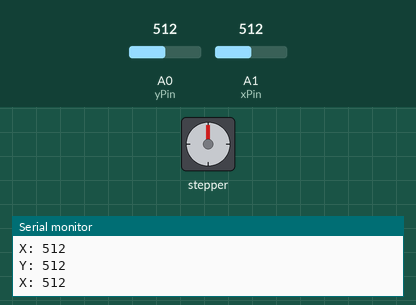
This sketch was run on a simulated Arduino Uno, built with avr-gcc and run on an emulated ATmega328P. Shown: stepper motor, the last lines printed to the serial monitor. The test bench sets the inputs (shaded band); at power-on: A0 (yPin) = 512, A1 (xPin) = 512. Stepper angles assume 2048 steps per turn.

Above: at 1.2 s.
1.3 s: A0 (yPin) set to 492
At 1.46 s:
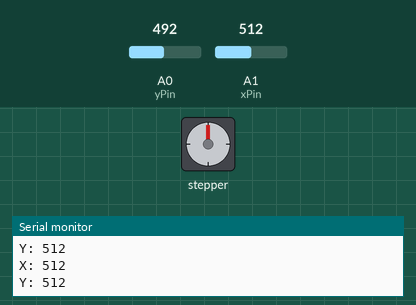
7.3 s: A0 (yPin) set to 510
At 7.8 s:
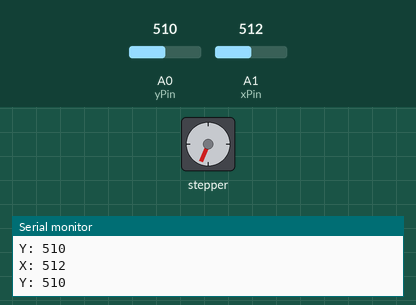
8.8 s: A0 (yPin) set to 490
At 9.25 s:
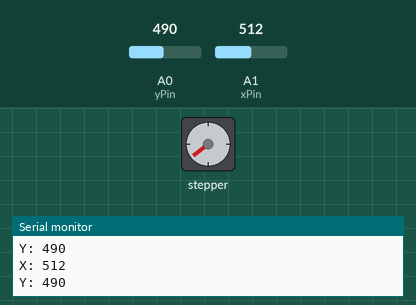
Timing chart, 0 to 18.8 s (numbered marks = the images above; inputs shaded):
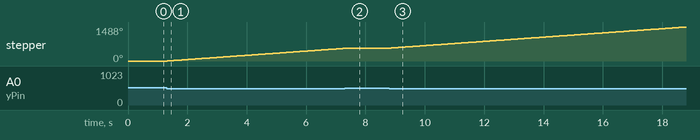

The sketch:

LedMatrix8x8_v1.ino
```cpp
#include "Stepper.h"
#define STEPS  32
int Steps2Take;
int xPin = A1;
int yPin = A0;
int buttonPin = 2;
int xPosition = 0;
int yPosition = 0;
int buttonState = 0;

Stepper small_stepper(STEPS, 8, 10, 9, 11);

void setup() {
  Serial.begin(9600);
  pinMode(xPin, INPUT);
  pinMode(yPin, INPUT);
  pinMode(buttonPin, INPUT_PULLUP);
}

void loop() {
  xPosition = analogRead(xPin);
  yPosition = analogRead(yPin);
  if (yPosition < 500) {
    small_stepper.setSpeed(1000);
    Steps2Take  =  100;
    small_stepper.step(Steps2Take);
  }
  if (yPosition > 600) {
    small_stepper.setSpeed(1000);
    Steps2Take  =  -100;
    small_stepper.step(Steps2Take);
  }
  Serial.print("X: "); //X: 12 | Y: 123 | Bsdas
  Serial.println(xPosition);
  Serial.print("Y: ");
  Serial.println(yPosition);
    /*switch(yPosition) {
      case 0:
               small_stepper.setSpeed(1000);
               Steps2Take  =  2048;
               small_stepper.step(Steps2Take);
               delay(2000);
               break;
      case 1023:
               small_stepper.setSpeed(1000);
               Steps2Take  =  -2048;
               small_stepper.step(Steps2Take);
               delay(2000);
               break;
      }*/
}
```

Measured:
- the behaviour switches between 500 and 499 on A0 (yPin) (found by bisection; images 0 and 1)
- after the input at 1.3 s, stepper: keeps turning clockwise at about 93°/s, starting at once
- after the input at 7.3 s, stepper: goes on until 7.4 s, then stays 562°
- after the input at 8.8 s, stepper: keeps turning clockwise at about 93°/s, starting at once
